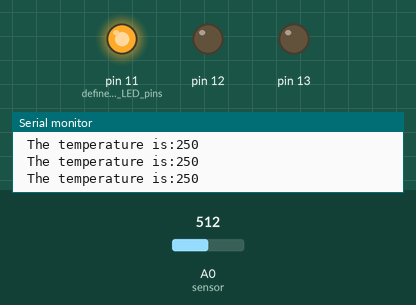
The sketch below on a simulated Arduino Uno, built with avr-gcc and run on an emulated ATmega328P. Shown: output pins drawn as LEDs (lit = HIGH), the last lines printed to the serial monitor. The test bench sets the inputs (shaded band); at power-on: A0 (sensor) = 512.

Above: at 1.2 s.
1.3 s: A0 (sensor) set to 90
2.8 s: A0 (sensor) set to 78
At 4.0 s:
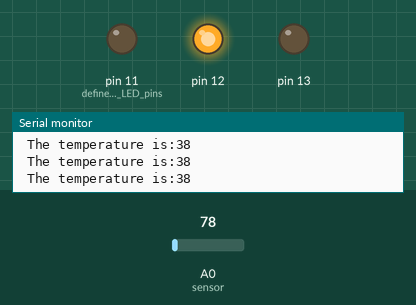
4.3 s: A0 (sensor) set to 31
At 5.5 s:
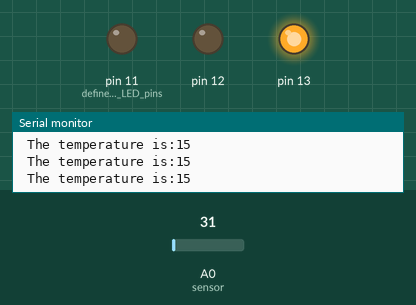
5.8 s: A0 (sensor) set to 122
At 6.9 s:
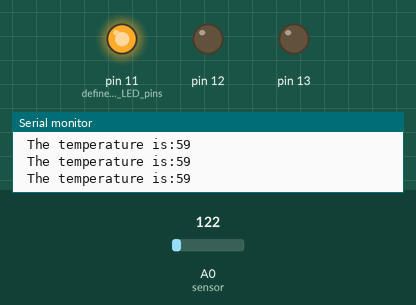
7.3 s: A0 (sensor) set to 30
At 8.2 s:
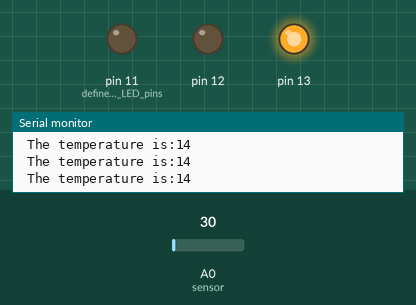
Timing chart, 0 to 9.8 s (numbered marks = the images above; inputs shaded):
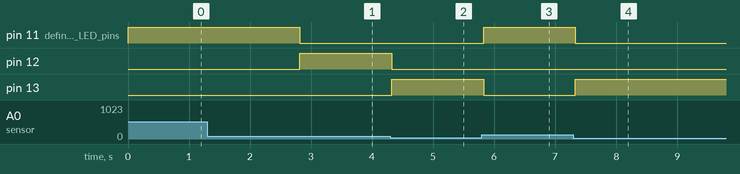

Measured:
- the behaviour switches between 84 and 83 on A0 (sensor) (found by bisection; images 0 and 1)
- after the input at 2.8 s, pin 11 (defines_all_the_LED_pins): HIGH → LOW at once; pin 12: LOW → HIGH at once
- after the input at 4.3 s, pin 12: HIGH → LOW at once; pin 13: LOW → HIGH at once
- after the input at 5.8 s, pin 11 (defines_all_the_LED_pins): LOW → HIGH at once; pin 13: HIGH → LOW at once
- after the input at 7.3 s, pin 11 (defines_all_the_LED_pins): HIGH → LOW at once; pin 13: LOW → HIGH at once

The sketch:

Temprature_Measuring.ino
```cpp
void setup() {
  pinMode(13, OUTPUT);
  pinMode(12, OUTPUT);
  pinMode(11, OUTPUT); //defines all the LED pins to output
  Serial.begin(9600);
}
void loop() {
  int vol = analogRead(A0) * (5.0 / 1023.0*100);   //analog read the temprature sensor voltage
Serial.print(" The temperature is:");
Serial.println(vol);
if (vol<=31)                                               //if the temprature is low
{
  digitalWrite(13, HIGH);
  digitalWrite(12, LOW);
  digitalWrite(11, LOW);
}
else if (vol>=32 && vol<=40)                // if the temprature is middle
 {
   digitalWrite(13, LOW);

  digitalWrite(12, HIGH);
  digitalWrite(11, LOW);
}
else if (vol>=41)                                  //If the temprature is HIGH
{
   digitalWrite(13, LOW);
  digitalWrite(12, LOW);
  digitalWrite(11, HIGH);
}
delay(100);
 }
```
